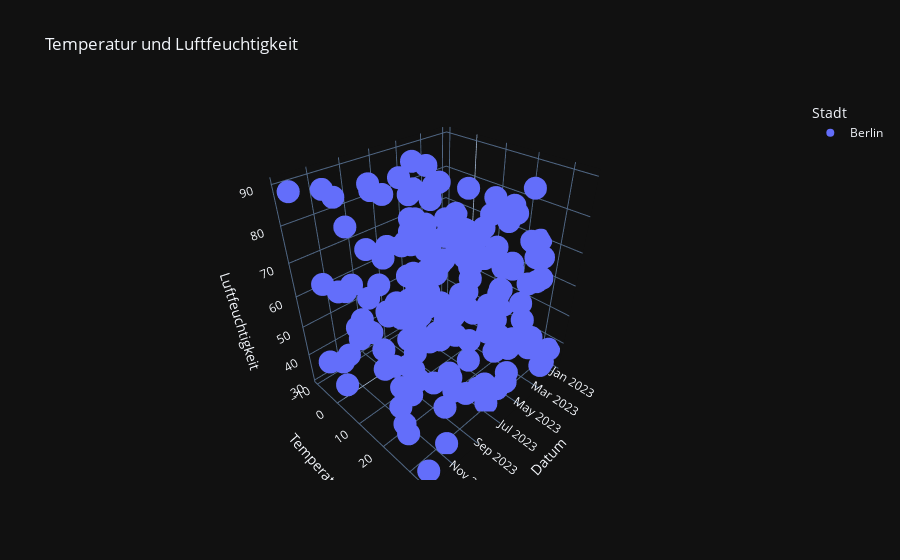

Source (notebook cell):
### Markdown cell above
Um komplexere Zusammenhänge unter verschiedenen Daten herausfinden zu können, reicht ein 2D Graph unter Umständen nicht aus. Hier bietet sich das Hinzufügen zusätzlicher Dimensionen bei der Visualisierung an. Wir wollen also die Datenpunkte in einem 3D-Scatterplot darstellen, wobei die X-Achse das Datum, die Y-Achse die Temperatur und die Z-Achse die Luftfeuchtigkeit darstellt.

### Code cell
# 3D-Scatterplot erstellen
fig = px.scatter_3d(df_berlin, x='Datum', y='Temperatur', z='Luftfeuchtigkeit', color='Stadt', title='Temperatur und Luftfeuchtigkeit')
fig.show()

### Figure 1 — Plotly figure (JSON) as saved in the notebook; plotly's stock layout.template omitted (floating-point values rounded to 4 significant figures; data arrays with more than 128 entries replaced by an {"elided": "..."} marker saying what was removed)
{"data": [{"hovertemplate": "Stadt=Berlin<br>Datum=%{x}<br>Temperatur=%{y}<br>Luftfeuchtigkeit=%{z}<extra></extra>", "legendgroup": "Berlin", "marker": {"color": "#636efa", "symbol": "circle"}, "mode": "markers", "name": "Berlin", "scene": "scene", "showlegend": true, "x": {"elided": "185 str values"}, "y": {"elided": "185 float values"}, "z": {"elided": "185 float values"}, "type": "scatter3d"}], "layout": {"scene": {"domain": {"x": [0.0, 1.0], "y": [0.0, 1.0]}, "xaxis": {"title": {"text": "Datum"}}, "yaxis": {"title": {"text": "Temperatur"}}, "zaxis": {"title": {"text": "Luftfeuchtigkeit"}}}, "legend": {"title": {"text": "Stadt"}, "tracegroupgap": 0}, "title": {"text": "Temperatur und Luftfeuchtigkeit"}}}
